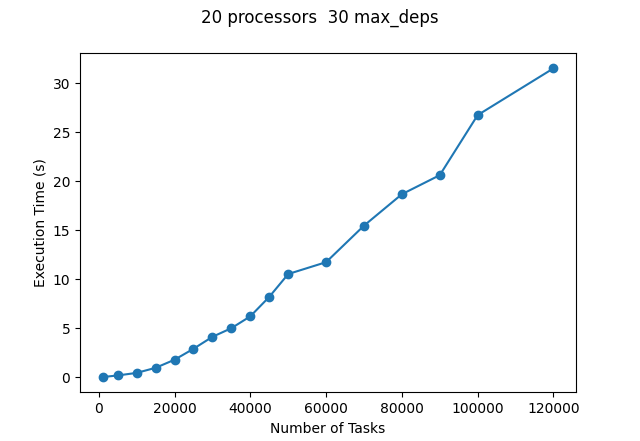

Generate this figure with Python:
import matplotlib.pyplot as plt

#All graphs use max_dep 30
#All graphs are scheduled on 20 processors

task_numbers = [1000, 5000, 10000, 15000, 20000, 25000, 30000, 35000, 40000, 45000, 50000, 60000, 70000, 80000, 90000, 100000, 120000]

scheduling_times = [0.023, 0.186, 0.447, 0.965, 1.790, 2.906, 4.127, 5.007, 6.217, 8.203, 10.532, 11.741, 15.466, 18.672, 20.616, 26.742, 31.509]

plt.plot(task_numbers, scheduling_times, "o-")
plt.suptitle("20 processors  30 max_deps")
plt.ylabel("Execution Time (s)")
plt.xlabel("Number of Tasks")
plt.show()
